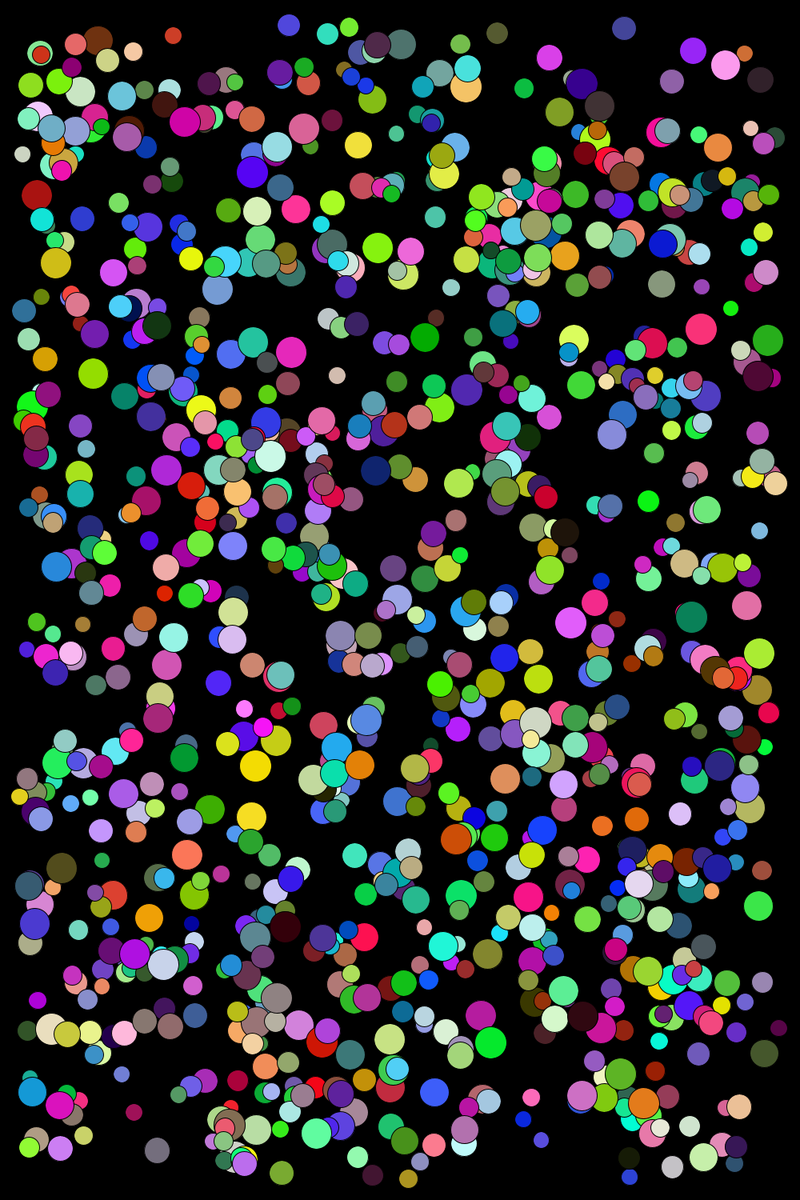
Frame 1 (no input)
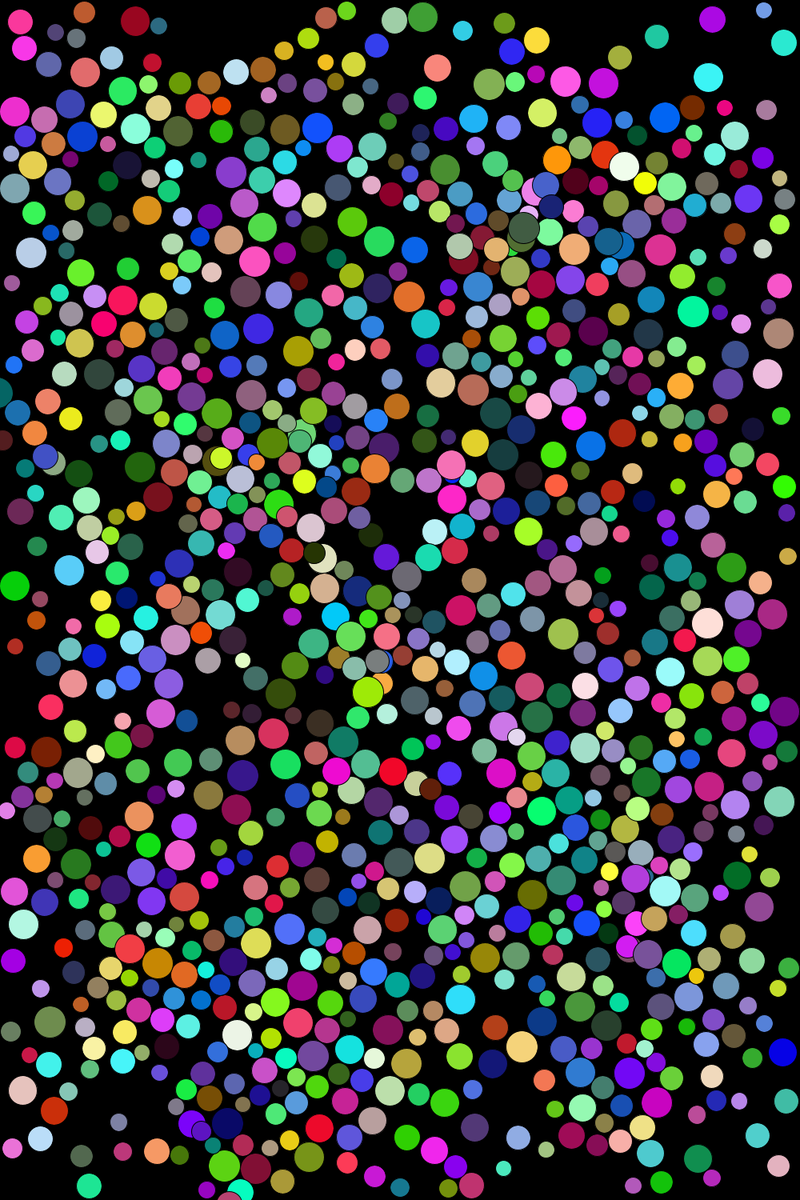
Frame 60 (the mouse pressed at the canvas centre just before this capture)
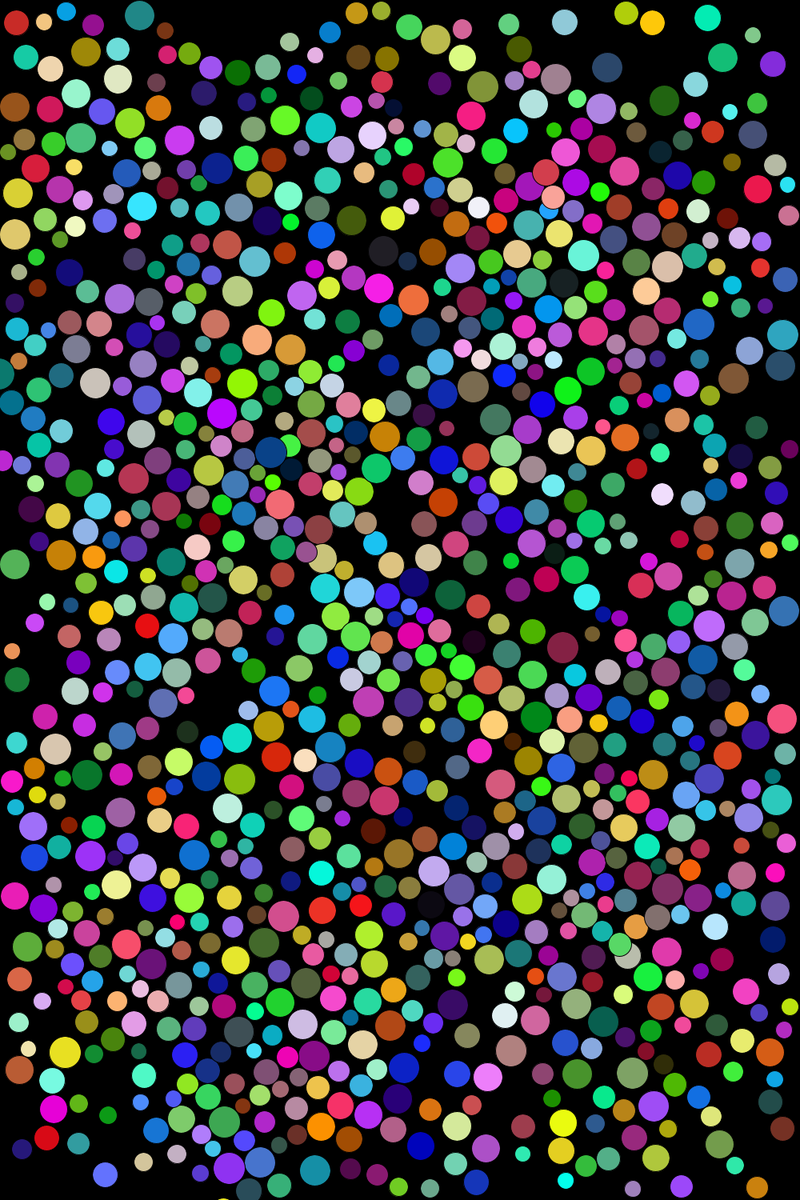
Frame 120 (the mouse held since frame 60 and released just before this capture)

The Processing sketch that drew these frames (run headless with seeded random() and noise(); from frame 60 on, the mouse is pressed at the canvas centre):

// Processing sketch: Multiple_Collisions
// ── Multiple_Collisions.pde
int count = 1000;
//declare loc, vel, and acc arrays
PVector[] loc = new PVector[count];
PVector[] vel = new PVector[count];
PVector[] acc = new PVector[count];
float[] sz = new float[count];

void setup() {
  size(1000, 1500);
  for (int i = 0; i < count; i++) {    //access each index in the arrays...
    sz[i] = random(20, 40);           //initialize the values in sz[] array
    loc[i] = new PVector(random(sz[i], width-sz[i]), random(sz[i], height-sz[i]));  //initialize values for location array
    vel[i] = PVector.random2D();       //initialize values in velocity array
    acc[i] = new PVector(0, 0);        //initialize values in acceleration array
  }
}

void draw() {
  background(0);

  for (int i = 0; i < count; i++) {    //access each index in the arrays...
    //move the ball
    vel[i].add(acc[i]);
    loc[i].add(vel[i]);

    //check to see if the circles are touching
    for (int j = 0; j < count; j++) {
      if (i!=j) {
        if (loc[i].dist(loc[j]) < sz[i]/2 + sz[j]/2) { //...if it is...
          print("THERE IS A COLLISION");
          if (loc[i].x < loc[j].x) {    //if ball 1 is to the left of ball 2...
            vel[i].x = -abs(vel[i].x);
            vel[j].x = abs(vel[j].x);
          } else {
            vel[i].x = abs(vel[i].x);
            vel[j].x = -abs(vel[j].x);
          }
          if (loc[i].y < loc[j].y) {    //if ball 1 is to the left of ball 2...
            vel[i].y = -abs(vel[i].y);
            vel[j].y = abs(vel[j].y);
          } else {
            vel[i].y = abs(vel[i].y);
            vel[j].y = -abs(vel[j].y);
          }
        }
      }
    }

    //draw the ball
    fill(random(255),random(255),random(255));
    ellipse(loc[i].x, loc[i].y, sz[i], sz[i]);

    //bounce the ball
    if (loc[i].x + sz[i]/2 > width || loc[i].x - sz[i]/2 < 0) {
      vel[i].x *= -1;
    }
    if (loc[i].y + sz[i]/2 > height || loc[i].y - sz[i]/2 < 0) {
      vel[i].y *= -1;
    }
  }
}

void mouseReleased() {
  loc[0].set(mouseX, mouseY);
}
